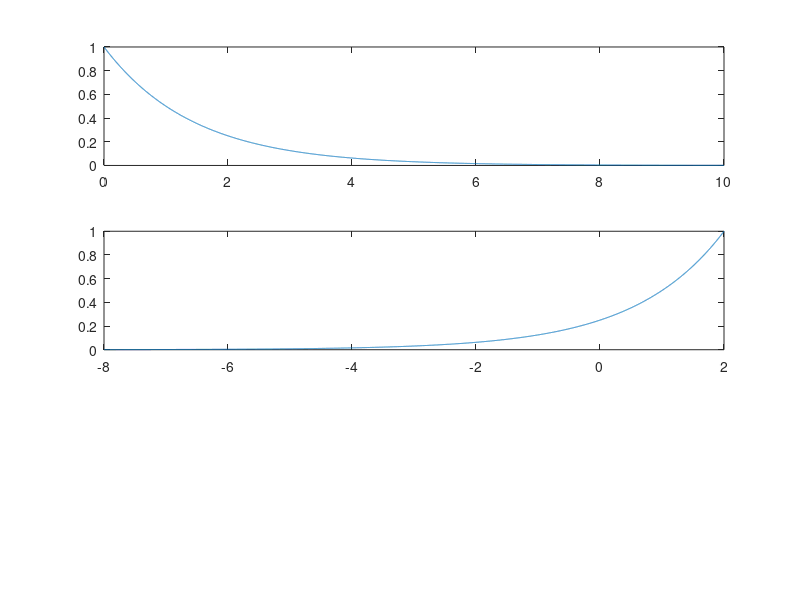

MATLAB code to generate this figure:
%%lab5_7
format compact
close all;
clear;
clc;

%%a)
t1=0;
t2=10;
t=t1:0.001:t2;
x1=(0.5.^(t));

%%b)
tx2=-8:0.001:2;
x2=0.5.^(2-tx2);

figure();
subplot(3,1,1);
plot(t,x1);

subplot(3,1,2);
plot(tx2,x2);


